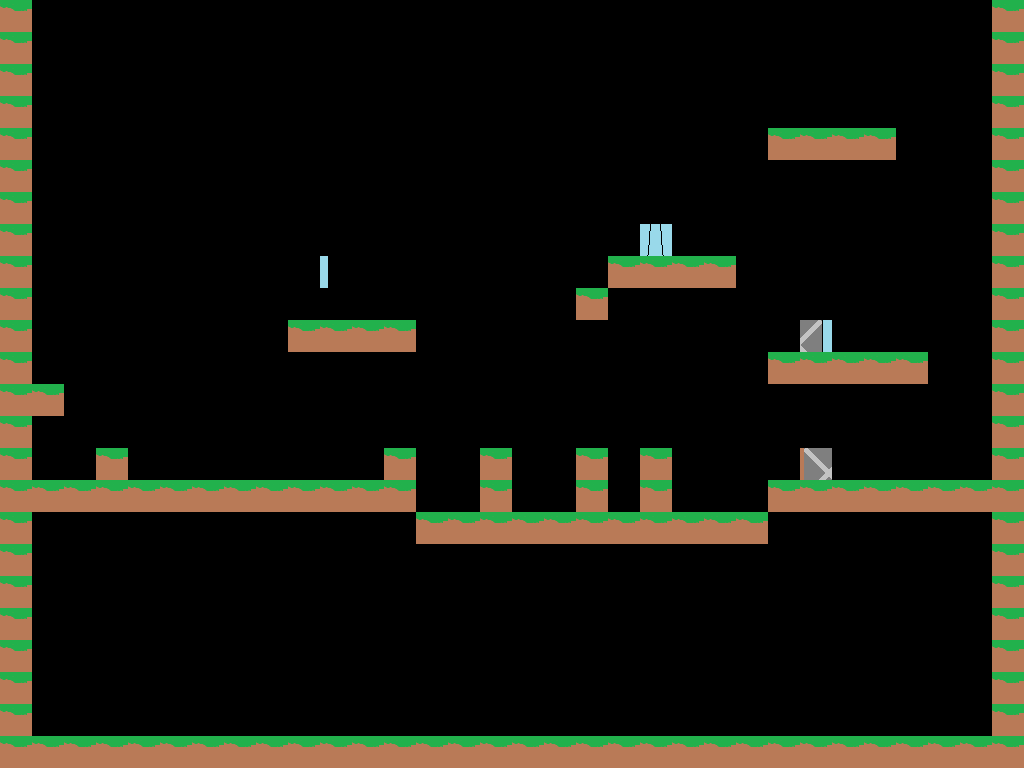

Tiled map render using the project's own tile images. Description and the map definition, with tile-layer contents summarised, below:
An orthogonal 32x24 tile map with 32x32 px tiles, 1 tile layer (layer).

<map version="1.0" orientation="orthogonal" width="32" height="24" tilewidth="32" tileheight="32">
 <tileset firstgid="1" name="groundTiles" tilewidth="32" tileheight="32">
  <image source="groundTiles.png" width="500" height="50" />
  <tile id="0">
   <properties>
    <property name="property" value="solidGround" />
   </properties>
  </tile>
  <tile id="3">
   <properties>
    <property name="property" value="spikes" />
   </properties>
  </tile>
  <tile id="4">
   <properties>
    <property name="property" value="item" />
   </properties>
  </tile>
  <tile id="5">
   <properties>
    <property name="property" value="candyMonster" />
   </properties>
  </tile>
  <tile id="6">
   <properties>
    <property name="property" value="player" />
   </properties>
  </tile>
 </tileset>
 <layer name="layer" width="32" height="24">
  <data>[768 cells, 139 non-empty, 5 distinct tile ids]</data>
 </layer>
</map>